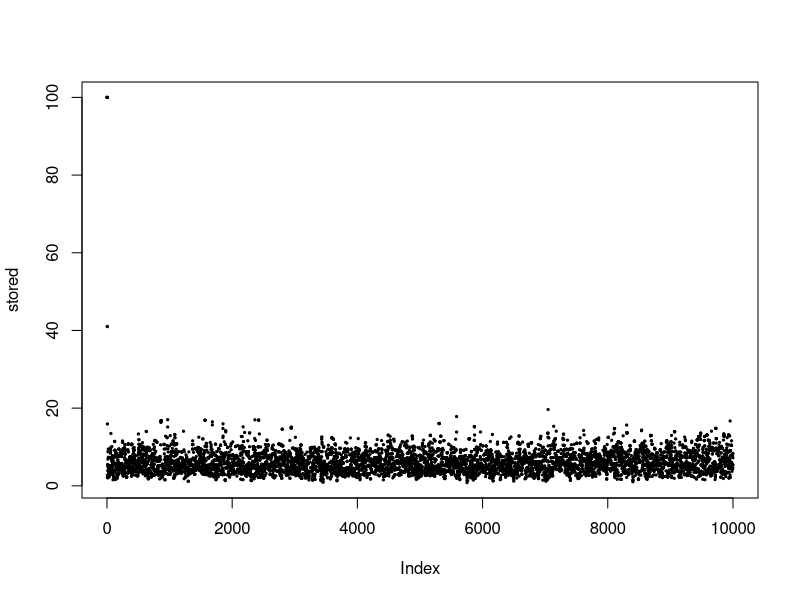
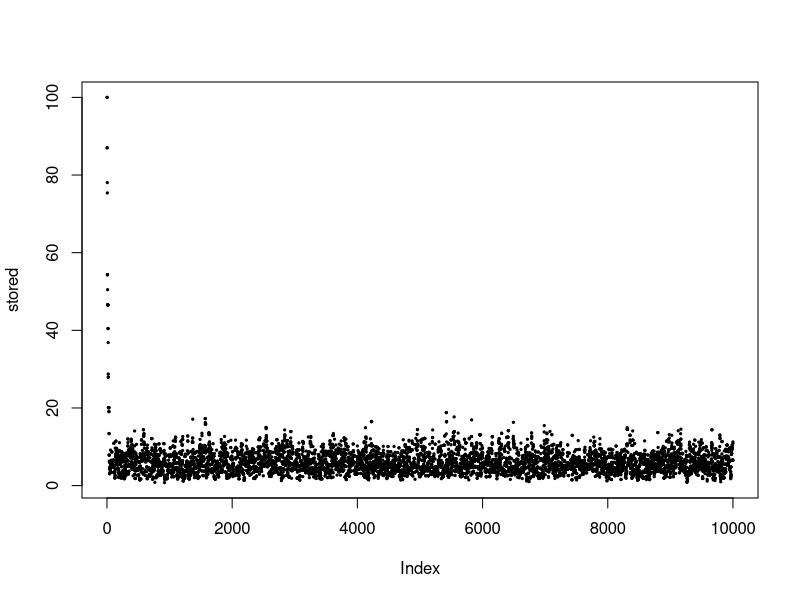

Write the R code that produced these figures, in order.
## ---- chunk 1
knitr::opts_chunk$set(echo = TRUE)
## ---- chunk 2
target <- function(x){
    return((x^5)*exp(-x))}


### density of Log-normal function by sigma=1
##dlnorm gives the density
proposed <- function(x, mu){
  res <- dlnorm(x,log(mu), sd=1)
  return(res)
}
### rlnorm generates random deviates.
metro_hast <- function(startvalue, iteration){
  stored <- rep(startvalue, iteration)  
  vN<-1:iteration
  for (i in 2:iteration){  ### I am not sure about 2
    x <- stored[i-1]
    xprime <- rlnorm(1,log(x),1)  # proposed a value for start and I am not sure about x=1
    ratio <- min(c(1,target(xprime) * proposed(x, xprime)) / (target(x) * proposed(xprime, x)))
    accept <- (runif(1) <= ratio)
    stored[i] <- ifelse(accept, xprime, x)
  }
  #return(stored)
  plot(stored,pch=19,cex=0.3)
  #hist(stored[2000:10000] , breaks = 30 )
  #plot(vN,stored,pch=19,cex=0.3,col="black",xlab="t",ylab="X(t)",main="",ylim=c(min(x-0.5,-5),max(5,x+0.5)))
}
metro_hast(100,10000)

## ---- chunk 3
metro_hast2 <- function(startvalue, iteration){
  stored <- rep(startvalue, iteration)  
  vN<-1:iteration
  for (i in 2:iteration){  ### I am not sure about 2
    x <- stored[i-1]
    xprime <- rlnorm(1,log(x),1)  # proposed a value for start and I am not sure about x=1
    ratio <- min(c(1,target(xprime) * proposed(x, xprime)) / (target(x) * proposed(xprime, x)))
    accept <- (runif(1) <= ratio)
    stored[i] <- ifelse(accept, xprime, x)
  }
  return(stored)
}
## ---- chunk 4
####chi- square distribution
##The dchisq() function gives the density
p_chi_square <- function(x, df){
  return(dchisq(x, df=floor(x+1)))
}
metro_chi_hast <- function(startvalue, iteration){
  stored <- rep(startvalue, iteration)  
  vN<-1:iteration
  for (i in 2:iteration){  ### I am not sure about 2
    x <- stored[i-1]
    xprime <- rchisq(1,df=floor(x+1))  # proposed a value for start and I am not sure about x=1
    ratio <- min(c(1,target(xprime) * p_chi_square(x, xprime)) / (target(x) * p_chi_square(xprime, x)))
    accept <- (runif(1) <= ratio)
    stored[i] <- ifelse(accept, xprime, x)
  }
  #return(stored)
  plot(stored,pch=19,cex=0.3)
  #hist(stored[5000:10000] , breaks = 30 )
  #plot(vN,stored,pch=19,cex=0.3,col="black",xlab="t",ylab="X(t)",main="",ylim=c(min(x-0.5,-5),max(5,x+0.5)))
}
metro_chi_hast(100,10000)


## ---- chunk 5
### Generate 10 MCMC
p_chi_square <- function(x, df){
  return(dchisq(x, df=floor(x+1)))
}
metro_chi_hast2 <- function(startvalue, iteration){
  stored <- rep(startvalue, iteration)  
  vN<-1:iteration
  for (i in 2:iteration){  ### I am not sure about 2
    x <- stored[i-1]
    xprime <- rchisq(1,df=floor(x+1))  # proposed a value for start and I am not sure about x=1
    ratio <- min(c(1,target(xprime) * p_chi_square(x, xprime)) / (target(x) * p_chi_square(xprime, x)))
    accept <- (runif(1) <= ratio)
    stored[i] <- ifelse(accept, xprime, x)
  }
  return(stored)
}
library(coda)
k <- 10
f1 <- mcmc.list()
for(i in 1:k){
  f1[[i]]<-as.mcmc(metro_chi_hast2(i, 10000))
}
print(gelman.diag(f1))

## ---- chunk 6
log_norm <- metro_hast2(100,10000)
chi_square <- metro_chi_hast2(100,10000)
mean(log_norm)
mean(chi_square)

